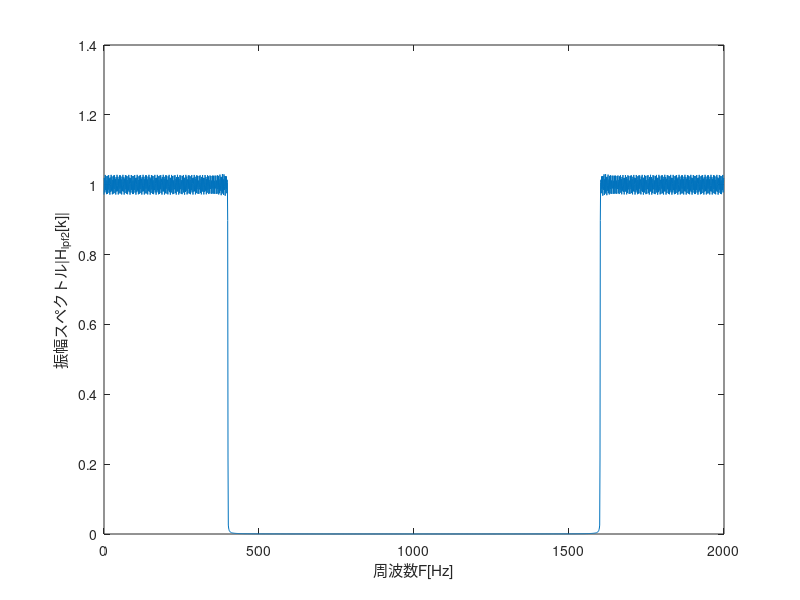

Reproduce this figure in MATLAB. (Note: this script raises an error after producing the figure.)
Fa = 440;
N = 2000;
Fs =N;
Ts = 1/N;
n = 0:Fs-1;
n_g = 0:20-1;
Fb = 261.626;
x1 = sin(2*pi*Fa*n*Ts);
x2 = sin(2*pi*Fb*n*Ts);
xadd = x1 + x2;
%m=audioplayer(xadd ,Fs);
%play(m);
%---------------------
k=0:N-1;
omega = 2 * pi * k /N;
f = omega / 2/ pi;
Fs = 1/Ts;
Omega = omega * Fs;
F = Omega /2/pi;
%-----------3----------------
X1k = fft(x1,N);
amp1 = abs(X1k);
X2k = fft(x2,N);
amp2 = abs(X2k);
Xaddk = fft(xadd,N);
ampa = abs(Xaddk);
load('DSP2_4.mat');
Xhk = fft(h_lpj2,N);
amph = abs(Xhk);
figure(1)
plot(F, amph);
xlabel("周波数F[Hz]");
ylabel("振幅スペクトル|H_{lpf2}[k]|");
yn = conv(xadd,h_lpj2);
my=audioplayer(yn ,Fs);
play(my);
Xyk = fft(yn,N);
ampy = abs(Xyk);
figure(2);
stem(F, ampy);
xlabel("周波数F[Hz]");
ylabel("振幅スペクトル|Y[k]|");